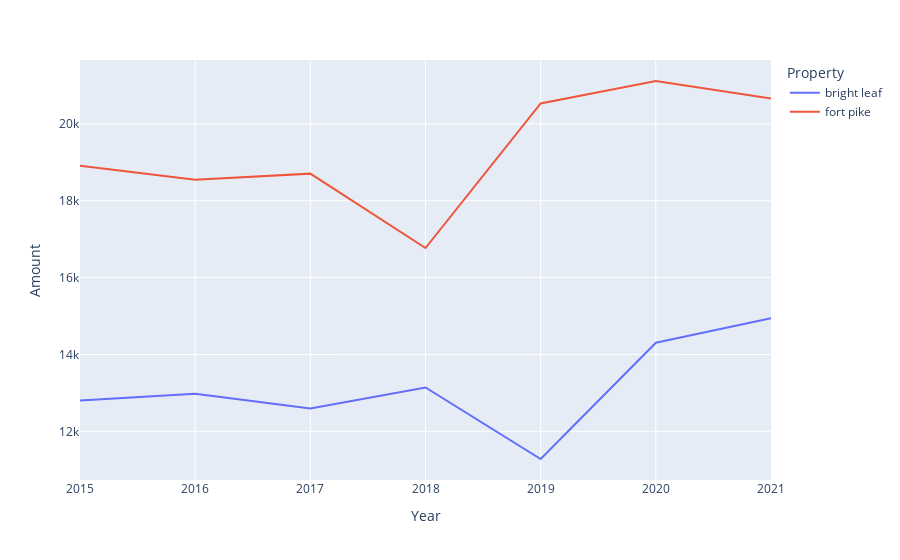

Here is the notebook cell this chart was saved with:
### Code cell
fig

### Figure 1 — Plotly figure (JSON) as saved in the notebook; plotly's stock layout.template omitted (floating-point values rounded to 4 significant figures)
{"data": [{"hovertemplate": "Property=bright leaf<br>Year=%{x}<br>Amount=%{y}<extra></extra>", "legendgroup": "bright leaf", "line": {"color": "#636efa", "dash": "solid"}, "marker": {"symbol": "circle"}, "mode": "lines", "name": "bright leaf", "orientation": "v", "showlegend": true, "type": "scatter", "x": [2015, 2016, 2017, 2018, 2019, 2020, 2021], "xaxis": "x", "y": [12800, 12975, 12595, 13140, 11280, 14300.0, 14940], "yaxis": "y"}, {"hovertemplate": "Property=fort pike<br>Year=%{x}<br>Amount=%{y}<extra></extra>", "legendgroup": "fort pike", "line": {"color": "#EF553B", "dash": "solid"}, "marker": {"symbol": "circle"}, "mode": "lines", "name": "fort pike", "orientation": "v", "showlegend": true, "type": "scatter", "x": [2015, 2016, 2017, 2018, 2019, 2020, 2021], "xaxis": "x", "y": [18910, 18545, 18705, 16770, 20530, 21115, 20660.0], "yaxis": "y"}], "layout": {"legend": {"title": {"text": "Property"}, "tracegroupgap": 0}, "margin": {"t": 60}, "xaxis": {"anchor": "y", "domain": [0, 1], "title": {"text": "Year"}}, "yaxis": {"anchor": "x", "domain": [0, 1], "title": {"text": "Amount"}}}}
